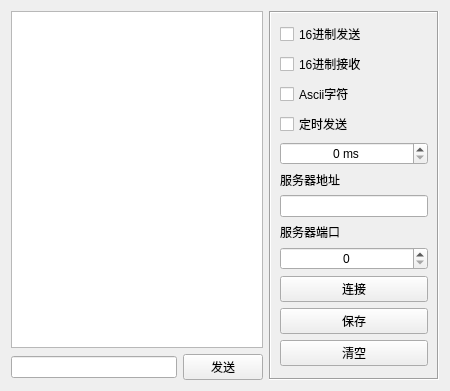
<?xml version="1.0" encoding="UTF-8"?>
<ui version="4.0">
 <class>HTcpClientWidget</class>
 <widget class="QWidget" name="HTcpClientWidget">
  <property name="geometry">
   <rect>
    <x>0</x>
    <y>0</y>
    <width>450</width>
    <height>391</height>
   </rect>
  </property>
  <property name="windowTitle">
   <string>Form</string>
  </property>
  <layout class="QGridLayout" name="gridLayout">
   <item row="0" column="0">
    <widget class="QTextEdit" name="textEdit">
     <property name="readOnly">
      <bool>true</bool>
     </property>
    </widget>
   </item>
   <item row="1" column="0">
    <widget class="QWidget" name="widget" native="true">
     <layout class="QHBoxLayout" name="layTcpClient">
      <property name="leftMargin">
       <number>0</number>
      </property>
      <property name="topMargin">
       <number>0</number>
      </property>
      <property name="rightMargin">
       <number>0</number>
      </property>
      <property name="bottomMargin">
       <number>0</number>
      </property>
      <item>
       <widget class="QLineEdit" name="lineEdit_201"/>
      </item>
      <item>
       <widget class="QPushButton" name="pushButton_201">
        <property name="minimumSize">
         <size>
          <width>80</width>
          <height>0</height>
         </size>
        </property>
        <property name="maximumSize">
         <size>
          <width>80</width>
          <height>16777215</height>
         </size>
        </property>
        <property name="text">
         <string>发送</string>
        </property>
       </widget>
      </item>
     </layout>
    </widget>
   </item>
   <item row="0" column="1" rowspan="2">
    <widget class="QFrame" name="frame">
     <property name="minimumSize">
      <size>
       <width>170</width>
       <height>0</height>
      </size>
     </property>
     <property name="maximumSize">
      <size>
       <width>170</width>
       <height>16777215</height>
      </size>
     </property>
     <property name="frameShape">
      <enum>QFrame::Box</enum>
     </property>
     <property name="frameShadow">
      <enum>QFrame::Sunken</enum>
     </property>
     <layout class="QVBoxLayout" name="verticalLayout_5">
      <property name="leftMargin">
       <number>9</number>
      </property>
      <property name="topMargin">
       <number>9</number>
      </property>
      <property name="rightMargin">
       <number>9</number>
      </property>
      <property name="bottomMargin">
       <number>9</number>
      </property>
      <item>
       <widget class="QCheckBox" name="checkBox_101">
        <property name="text">
         <string>16进制发送</string>
        </property>
       </widget>
      </item>
      <item>
       <widget class="QCheckBox" name="checkBox_102">
        <property name="text">
         <string>16进制接收</string>
        </property>
       </widget>
      </item>
      <item>
       <widget class="QCheckBox" name="checkBox_103">
        <property name="text">
         <string>Ascii字符</string>
        </property>
       </widget>
      </item>
      <item>
       <widget class="QCheckBox" name="checkBox_104">
        <property name="text">
         <string>定时发送</string>
        </property>
       </widget>
      </item>
      <item>
       <widget class="QSpinBox" name="spinBox_101">
        <property name="alignment">
         <set>Qt::AlignCenter</set>
        </property>
        <property name="suffix">
         <string> ms</string>
        </property>
        <property name="maximum">
         <number>60000</number>
        </property>
       </widget>
      </item>
      <item>
       <widget class="QLabel" name="label_101">
        <property name="text">
         <string>服务器地址</string>
        </property>
       </widget>
      </item>
      <item>
       <widget class="QLineEdit" name="lineEdit_101"/>
      </item>
      <item>
       <widget class="QLabel" name="label_102">
        <property name="text">
         <string>服务器端口</string>
        </property>
       </widget>
      </item>
      <item>
       <widget class="QSpinBox" name="spinBox_102">
        <property name="alignment">
         <set>Qt::AlignCenter</set>
        </property>
        <property name="maximum">
         <number>65535</number>
        </property>
       </widget>
      </item>
      <item>
       <widget class="QPushButton" name="pushButton_101">
        <property name="text">
         <string>连接</string>
        </property>
       </widget>
      </item>
      <item>
       <widget class="QPushButton" name="pushButton_102">
        <property name="text">
         <string>保存</string>
        </property>
       </widget>
      </item>
      <item>
       <widget class="QPushButton" name="pushButton_103">
        <property name="text">
         <string>清空</string>
        </property>
       </widget>
      </item>
      <item>
       <spacer name="spacer_101">
        <property name="orientation">
         <enum>Qt::Vertical</enum>
        </property>
        <property name="sizeHint" stdset="0">
         <size>
          <width>20</width>
          <height>40</height>
         </size>
        </property>
       </spacer>
      </item>
     </layout>
    </widget>
   </item>
  </layout>
 </widget>
 <resources/>
 <connections/>
</ui>
